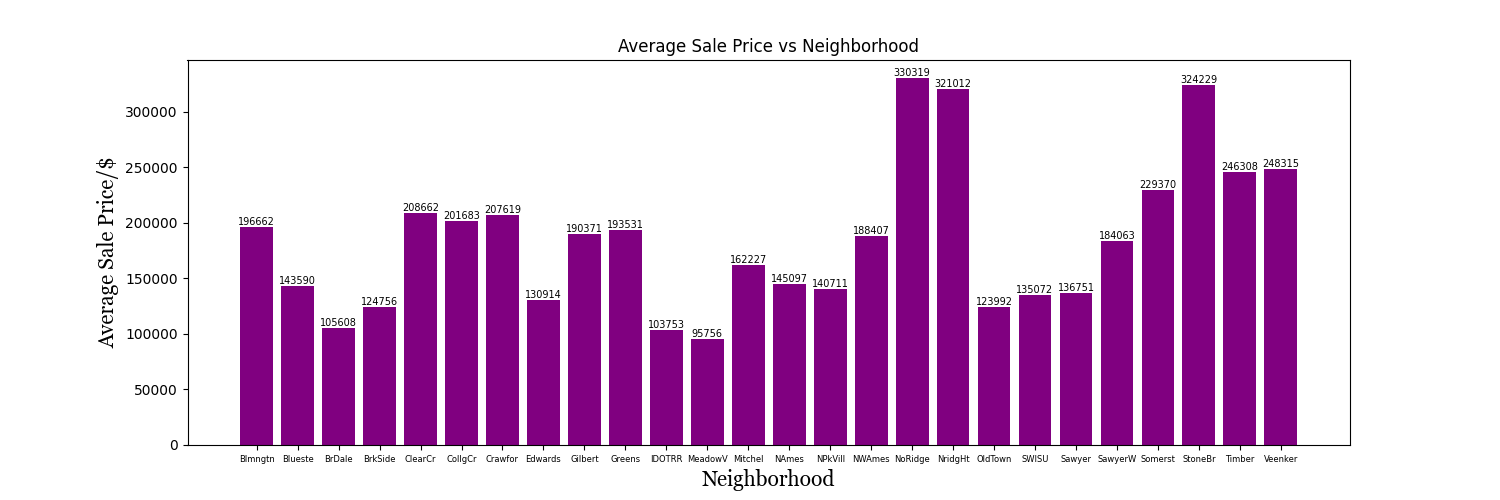

Python code for this plot:
from main import df_cleaned
import matplotlib.pyplot as plt
import pandas as pd


grp=df_cleaned.groupby('neighborhood')['saleprice'].mean()
plt.figure(figsize=(15,5))
bars=plt.bar(grp.index,grp.values,color='purple')
plt.xticks(fontsize=6)
plt.title('Average Sale Price vs Neighborhood',fontdict={'family':'DejaVu Sans'})
plt.xlabel('Neighborhood',fontdict={'family':'Georgia','size':15})
plt.ylabel('Average Sale Price/$',fontdict={'family':'Georgia','size':15})

for bar in bars:
    plt.text(
        bar.get_x()+bar.get_width()/2,
        bar.get_height(),
        f'{bar.get_height():.0f}',
        ha='center',
        va='bottom',
        fontsize=7

    )
plt.savefig('barChart_Neighborhood_VS_salePrice')
plt.show()
